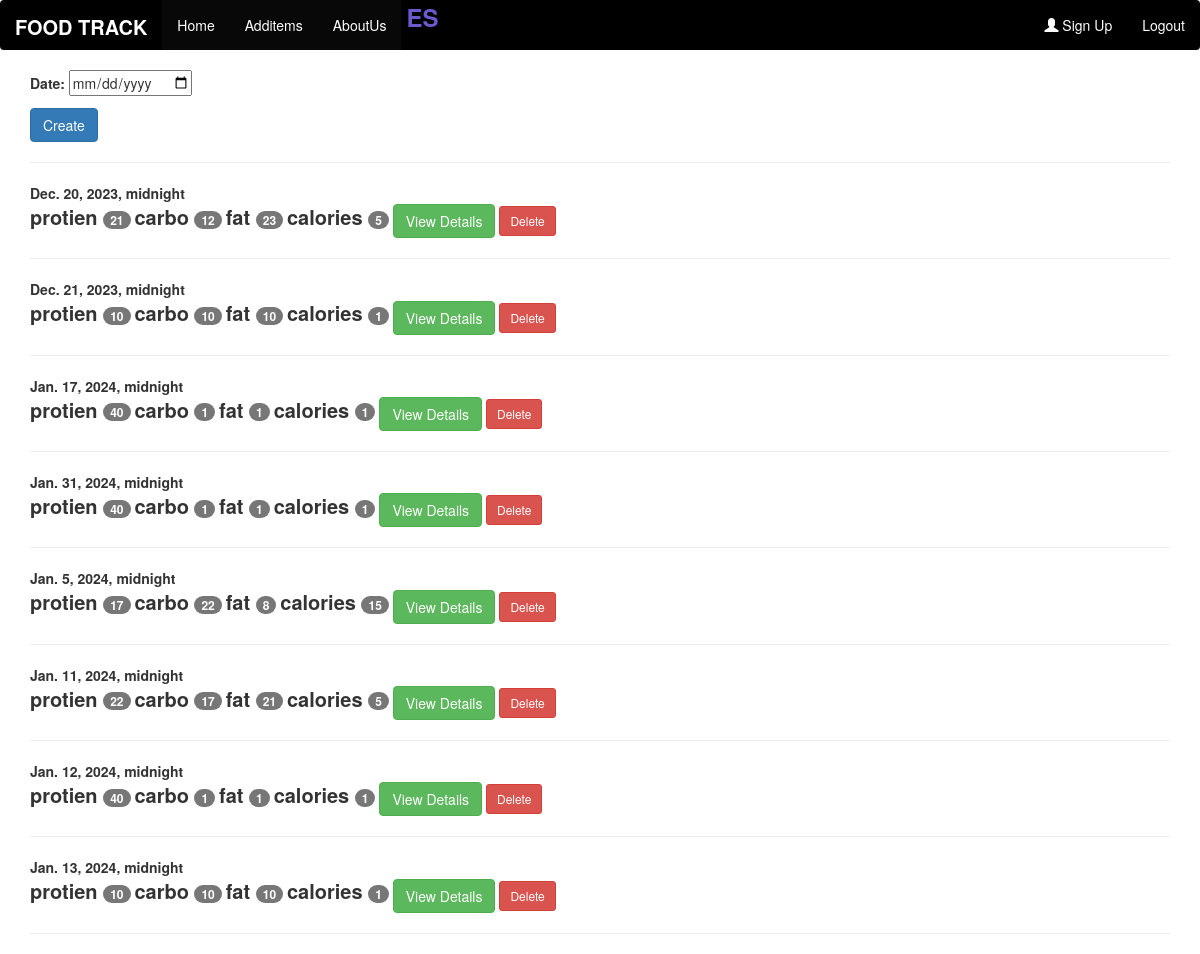
The page /home/ (signed in) on the database its author committed.
### food_items/models.py (models this page shows, shortened)
class AddDate(models.Model):
     user = models.ForeignKey(User, on_delete=models.CASCADE, null=True)
     date = models.DateTimeField(null=True, unique=True)

### food_items/views.py (the view)
# urls.py: path('home/', views.home),
def home(request):
    if request.method == 'POST':
        form = AddDateForm(request.POST)
        if form.is_valid():
            form.save(user=request.user)  # Pass the currently logged-in user to the form
            return HttpResponseRedirect('#')
    else:
        form = AddDateForm(initial={'user': request.user})  # Set the initial value for the 'user' field
    form2 = Additemform()
    model = AddDate.objects.all()
    items = AddDetail.objects.all()
    total = TotalEnergies.objects.all()
    date_list = []
    for all in total:
        for item in items:
            if item.date_d is not None and all.date.id == item.date_d.id:
                date = item.date_d.id
                if not any(entry['date'] == date for entry in date_list):
                    date_list.append({
                        'date': date,
                        'protien': item.add_item.Protein,
                        'carbo': item.add_item.Carbohydrates,
                        'fat': item.add_item.Fat,
                        'calories': item.add_item.Calories,
                    })
    return render(request, 'home.html', {'form': form, 'model': model, 'items': items, 'total': total, 'date_list': date_list})

### food_items/forms.py (shortened to what this page needs)
class AddDateForm(forms.ModelForm):
    class Meta:
        model = AddDate
        fields = ['date']
        widgets = {
            'user': forms.HiddenInput(),  # Hide the 'user' field
            'date': forms.DateInput(attrs={'type': 'date'}),
        }

### templates/home.html (shortened to what this page needs)
{% extends 'base.html' %}
{% block content %}
<html lang="en">
<head>
</head>
<body>
<form method="post">
    {{form.as_p}}
    <input  class="btn btn-primary btn-md" type="submit" value="Create">
</form> <hr>
{% if user.is_authenticated %}
{% for item in model %}
{% if request.user == item.user%}
<b>{{item.date}}</b><br>
{% for total in date_list %}
{% for k,v in total.items %}
{% if v == item.id %}
{% for k,v in total.items %}
{% if k != 'date' %}
<b style="font-size:20px;">{{k}} <span class="badge">{{v}}</span></b>
{% endif %}
{% endfor %}
{% endif %}
{% endfor %}
{% endfor %}
<a class="btn btn-success" href = "/details/{{item.id}}">View Details</a>
<a class="btn btn-danger btn-sm" href="/delete/{{item.id}}">Delete</a><br><hr>
{% endif %}
{% endfor %}
{% endif %}
</body>
</html>
{% endblock %}

### templates/base.html (shortened to what this page needs)
<!DOCTYPE html>
<html lang="en">
<head>
  <link rel="stylesheet" href="https://maxcdn.bootstrapcdn.com/bootstrap/3.4.1/css/bootstrap.min.css">
</head>
<body>
  <nav class="navbar navbar-inverse">
    <div class="container-fluid">
      <div class="navbar-header">
        <a class="navbar-brand" href="">
          <span class="logo-text">FOOD TRACK</span>
        </a>
      </div>
      <ul class="nav navbar-nav">
        <li class="active"><a href="/home">Home</a></li>
        <li class="active"><a href="/additem">Additems</a></li>
        <li class="active"><a href="/about">AboutUs</a></li>
        <li style="font-size: 24px; font-weight: bold;">
          <span class="highlight">ES</span>
        </li>
      </ul>
      <ul class="nav navbar-nav navbar-right">
        <li><a href="/sign"><span class="glyphicon glyphicon-user"></span> Sign Up</a></li>
        <li>
          {% if user.is_authenticated %}
          <a class="nav-link" href="{% url 'logout' %}">Logout </a>
          {% else %}
          <a class="nav-link" href="{% url 'login' %}">Login</a>
          {% endif %}
        </li>
      </ul>
    </div>
  </nav>
  <div class="container">
    {% block content %}
    {% endblock %}
  </div>
</body>
</html>

### templates/base.html (style rules this page uses)
.navbar-inverse { background-color: black; border: none; }
.navbar-nav>li>a { color: #fff !important; }
.navbar-brand { font-size: 24px; font-weight: bold; }
.logo-text { font-size: 20px; font-weight: bold; color: #fff; margin: 0; }
.highlight { color: #6A5ACD !important; padding: 5px; border-radius: 3px; }

### rows shown on the page
AddDate: date "Dec. 20, 2023, midnight", total "protien" "carbo" "fat" "calories", total "21" "12" "23" "5"
AddDate: date "Dec. 21, 2023, midnight", total "protien" "carbo" "fat" "calories", total "10" "10" "10" "1"
AddDate: date "Jan. 17, 2024, midnight", total "protien" "carbo" "fat" "calories", total "40" "1" "1" "1"
AddDate: date "Jan. 31, 2024, midnight", total "protien" "carbo" "fat" "calories", total "40" "1" "1" "1"
AddDate: date "Jan. 5, 2024, midnight", total "protien" "carbo" "fat" "calories", total "17" "22" "8" "15"
AddDate: date "Jan. 11, 2024, midnight", total "protien" "carbo" "fat" "calories", total "22" "17" "21" "5"
AddDate: date "Jan. 12, 2024, midnight", total "protien" "carbo" "fat" "calories", total "40" "1" "1" "1"
AddDate: date "Jan. 13, 2024, midnight", total "protien" "carbo" "fat" "calories", total "10" "10" "10" "1"
